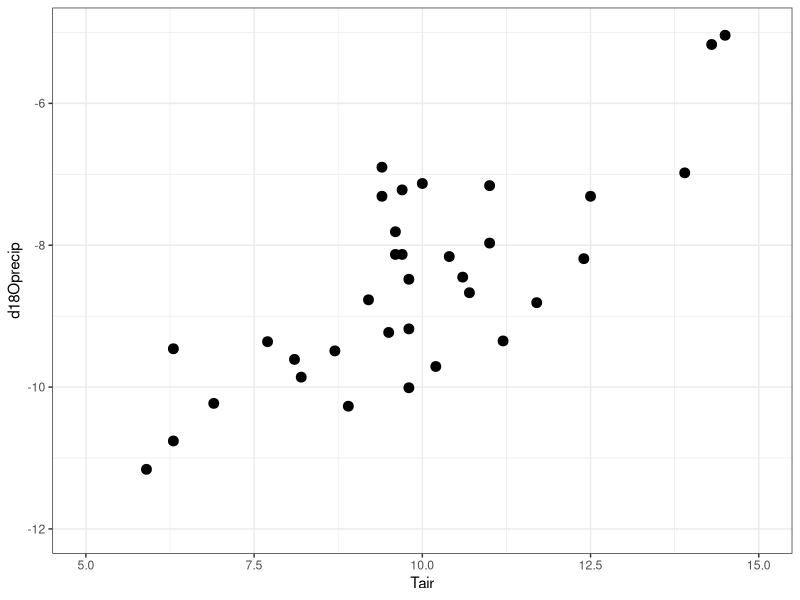
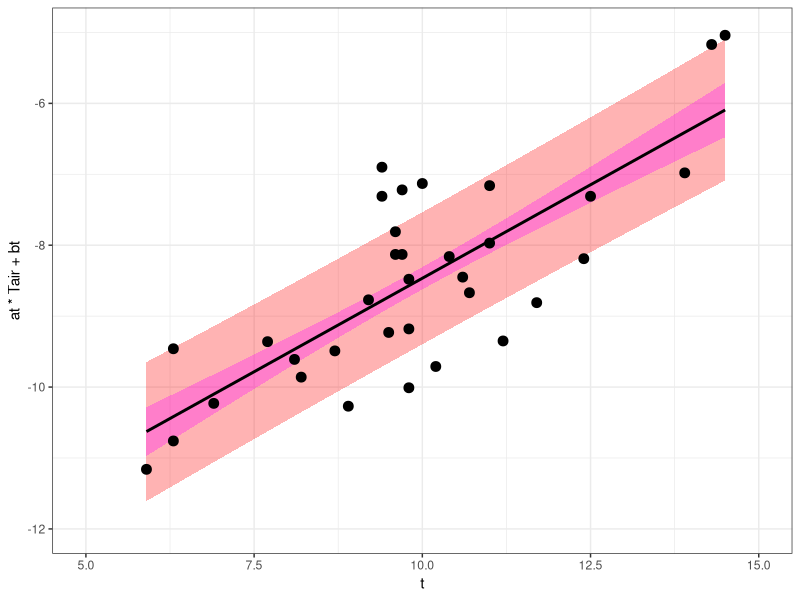
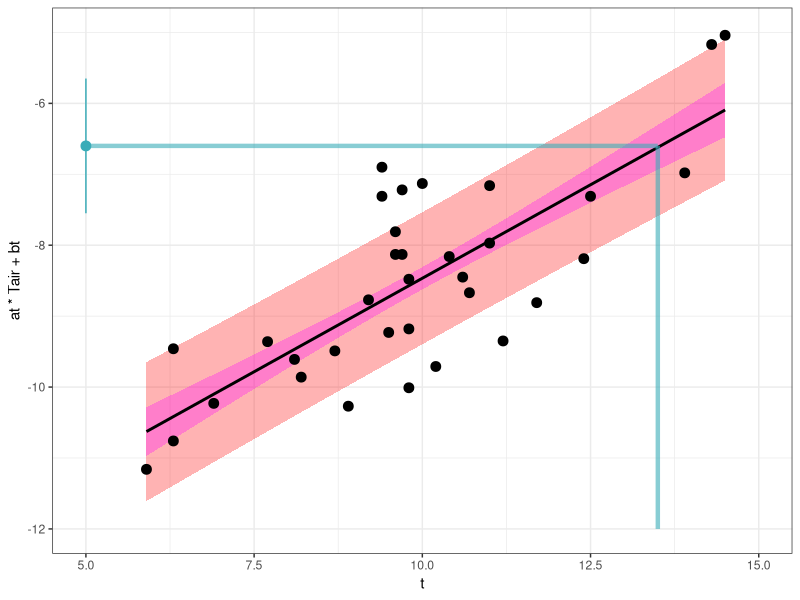

These figures' R source, in order: (Note: this script raises an error after producing the figures.)
# this script will convert water d18O values to estimates of air temperature
# equivalent to the Z2 step in Pryor et al. 2014

#### load libraries ####
library(ggplot2)
library(dplyr)

# read the Tair-d18Oprecip calibration data

tcal <- read.csv("02_calibration_data/Pryor_Europe_Tair_d18Oprecip_calibration_data.csv")

head(tcal)

#### initial plot ####

ggplot2::ggplot(tcal, ggplot2::aes(x = Tair, y = d18Oprecip))+
  ggplot2::theme_bw()+
  ggplot2::geom_point(size = 3)+
  ggplot2::xlim(5, 15)+
  ggplot2::ylim(-12, -5)

#### calculate first interim terms for OLS fit uncertainty ####

tcal_errors <- tcal |>
  dplyr::mutate(ttbar = Tair - mean(tcal$Tair),
                ttbar2 = ttbar^2, 
                xxbar = d18Oprecip - mean(tcal$d18Oprecip), # for now following Pryor variable names
                xxbar2 = xxbar^2, # where x is d18Owater throughout, but might change later
                xxbar_by_ttbar = xxbar*ttbar) # because it means x is now on the y-axis here


#### computed variables ####

nt <- length(tcal$d18Oprecip) # number of calibration data points

at <- sum(tcal_errors$xxbar_by_ttbar)/sum(tcal_errors$ttbar2) # OLS slope

tbar <- mean(tcal_errors$Tair) # mean of Tair

xbar <- mean(tcal_errors$d18Oprecip) # mean of d18Oprecip

bt <- xbar - (at * tbar) # OLS intercept

r2 <- sum(tcal_errors$xxbar_by_ttbar)^2/sum(tcal_errors$ttbar2)/sum(tcal_errors$xxbar2) 

sum_ttbar2 <- sum(tcal_errors$ttbar2)

#### more interim terms for OLS fit ####

tcal_errors <- tcal_errors |>
  dplyr::mutate(xatb2 = (d18Oprecip - (at * Tair) - bt)^2) 
# calculated as (d18Oprecip - (at * ttbar) - xbar)^2 in spreadsheet, but gives the same result

#### calculate error terms ####

sigest <- sqrt(sum(tcal_errors$xatb2)/(nt - 2)) # estimate of the standard deviation of the natural variability in ε

delta_a <- sigest/sqrt(sum_ttbar2) # estimate of the uncertainty of the slope

delta_bbar <- sum(sigest/sqrt(nt)) # estimate of the uncertainty in the fit at t = tbar

#### error curves for the plot ####

error_curves <- data.frame(t = seq(from = min(tcal_errors$Tair), 
                                   to = max(tcal_errors$Tair), by = 0.1)) |>
  dplyr::mutate(x = at*(t - tbar) + xbar, # note wrong notation in excel sheet cell
                dxfit = sigest * sqrt(1/nt + (t - tbar)^2/sum_ttbar2), # 1 s.d. uncertainty on the OLS fit
                dxtot = sigest * sqrt(1 + 1/nt + (t - tbar)^2/sum_ttbar2)) # estimation uncertainty of d18Odw from d18Ophos
# note incorrect notation but correct calculation of formulas in the x, dxfit and dxtot excel cells

#### plot with error curves ####

cal_uncertainty_plot <- ggplot2::ggplot()+
  ggplot2::theme_bw()+
  ggplot2::geom_ribbon(data = error_curves, ggplot2::aes(x = t, ymin = x - dxtot, ymax = x + dxtot), 
                       color = NA, fill = "red", alpha = 0.3)+
  ggplot2::geom_ribbon(data = error_curves, ggplot2::aes(x = t, ymin = x - dxfit, ymax = x + dxfit), 
                       color = NA, fill = "magenta", alpha = 0.3)+
  ggplot2::geom_line(data = tcal, ggplot2::aes(x = Tair, y = at * Tair + bt),
                     color = "black", lwd = 1)+
  ggplot2::geom_point(data = tcal, ggplot2::aes(x = Tair, y = d18Oprecip), size = 3)+
  ggplot2::xlim(5, 15)+
  ggplot2::ylim(-12, -5)

cal_uncertainty_plot


#### calibrate example data (output of Z1 as input) ####

z2_input <- read.csv("04_estimate_d18Odw/output/layer_d18Odw_estimates.csv")

z2_input

# calculate layer Tair estimate from layer d18Odw estimate

tair_est_group <- z2_input |>
  dplyr::mutate(est_Tair_group = round(tbar + (est_d18Odw_group - xbar)/at, 1), 
                est_Tair_group_error = round((1/at)*sqrt(est_d18Odw_group_error^2 + 
                                                           (sigest^2/nt) + 
                                                           (sigest*(est_d18Odw_group-xbar)^2/
                                                              (at^2 * sum_ttbar2))), 2))


tair_est_group


# visualize the calibration outcome

library(ggplot2)

cal_uncertainty_plot +
  geom_point(data = tair_est_group, aes(y = est_d18Odw_group, x = 5), color = "#39ACB8", size = 3)+
  geom_linerange(data = tair_est_group, aes(x = 5, ymin = est_d18Odw_group - est_d18Odw_group_error, 
                                            ymax = est_d18Odw_group + est_d18Odw_group_error), 
                 color = "#39ACB8")+
  geom_linerange(data = tair_est_group, aes(y = est_d18Odw_group, xmin = 5, xmax = est_Tair_group), 
                 color = "#39ACB8", lwd = 1.5, alpha = 0.6)+
  geom_linerange(data = tair_est_group, aes(x = est_Tair_group, ymin = -12, ymax = est_d18Odw_group), 
                 color = "#39ACB8", lwd = 1.5, alpha = 0.6)+
  NULL

#### export calibrated data ####

write.csv(tair_est_group, file = "05_estimate_temperature/output/layer_Tair_estimates.csv", row.names = FALSE)
